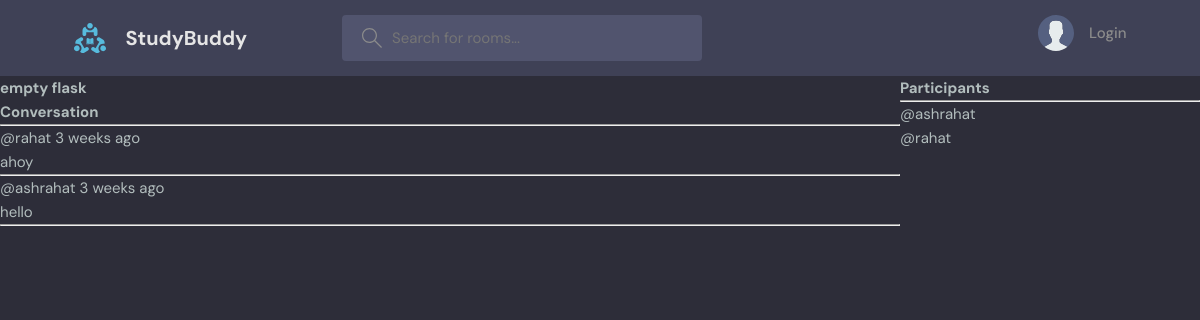
Page /room/6/ on the committed database.
### base/models.py (models this page shows, shortened)
class Room(models.Model):
    host = models.ForeignKey(User, on_delete=models.SET_NULL, null=True)
    topic = models.ForeignKey(Topic, on_delete=models.SET_NULL, null=True)
    name = models.CharField(max_length=200)
    description = models.TextField(null=True, blank=True)
    participants = models.ManyToManyField(User, related_name='participants', blank=True)
    updated = models.DateTimeField(auto_now=True)
    created = models.DateTimeField(auto_now_add=True)
    class Meta:
        ordering = ['-updated','-created'] # - is used for descending order

class Message(models.Model):
    user = models.ForeignKey(User, on_delete=models.CASCADE)
    room = models.ForeignKey(
        Room, on_delete=models.CASCADE
    )  # rooms get deleted all the children get deleted
    body = models.TextField()
    updated = models.DateTimeField(auto_now=True)
    created = models.DateTimeField(auto_now_add=True)
    class Meta:
        ordering = ['-updated','-created']

### base/views.py (the view)
# urls.py: path("room/<str:pk>/", views.room, name="room"),
def room(request, pk):
    room = Room.objects.get(id=pk)
    room_messages = room.message_set.all()
    participants = room.participants.all()
    if request.method == "POST":
        message = Message.objects.create(
            user=request.user, room=room, body=request.POST.get("body")
        )
        room.participants.add(request.user)
        return redirect("room", pk=room.id)
    context = {
        "room": room,
        "room_messages": room_messages,
        "participants": participants,
    }  # context used here as dictionary
    return render(request, "base/room.html", context)

### base/templates/base/room.html (shortened to what this page needs)
{%extends 'main.html'%} {%block content%}
<div class="room-container">
  <div>
    <h1>{{room.name}}</h1>
    <div class="comment-wrapper">
      <h3>Conversation</h3>
      <hr />
      {% for message in room_messages %}
      <div>
        <small> @{{message.user}} {{message.created|timesince}} ago </small>
        <p>{{message.body}}</p>
        <hr />
      </div>
      {% endfor %}
    </div>
  </div>
  <div>
    <h3>Participants</h3>
    <hr />
    {% for user in participants %}
      <div>
        <p>
          @{{user.username}}
        </p>
      </div>
    {% endfor %}
  </div>
</div>
{%endblock content%}

### static/styles/style.css (style rules this page uses)
:root { --color-main: #71c6dd; --color-main-light: #e1f6fb; --color-dark: #3f4156; --color-dark-medium: #51546e; --color-dark-light: #696d97; --color-light: #e5e5e5; --color-gray: #8b8b8b; --color-light-gray: #b2bdbd; --color-bg: #2d2d39; --color-success: #5dd693; --color-error: #fc4b0b; }
* { font-family: "DM Sans", -apple-system, BlinkMacSystemFont, "Segoe UI", Roboto, Oxygen, Ubuntu, Cantarell, "Open Sans", "Helvetica Neue", sans-serif; margin: 0; padding: 0; box-sizing: border-box; text-rendering: optimizeLegibility; font-size: inherit; }
html { font-size: 56.25%; }
@media only screen and (min-width: 1200px) { html { font-size: 62.5%; } }
body { line-height: 1.6; font-weight: 400; font-size: 1.5rem; color: var(--color-light-gray); background-color: var(--color-bg); min-height: 100vh; }

### base/templates/base/room.html (style rules this page uses)
.room-container { display: grid; grid-template-columns: 3fr 1fr; }

### rows in the picture
Room: name "empty flask"
Message: user "rahat", created "3 weeks", body "ahoy"
Message: user "ashrahat", created "3 weeks", body "hello"

### other values in the picture
{{ user.username }} "ashrahat"
{{ user.username }} "rahat"
